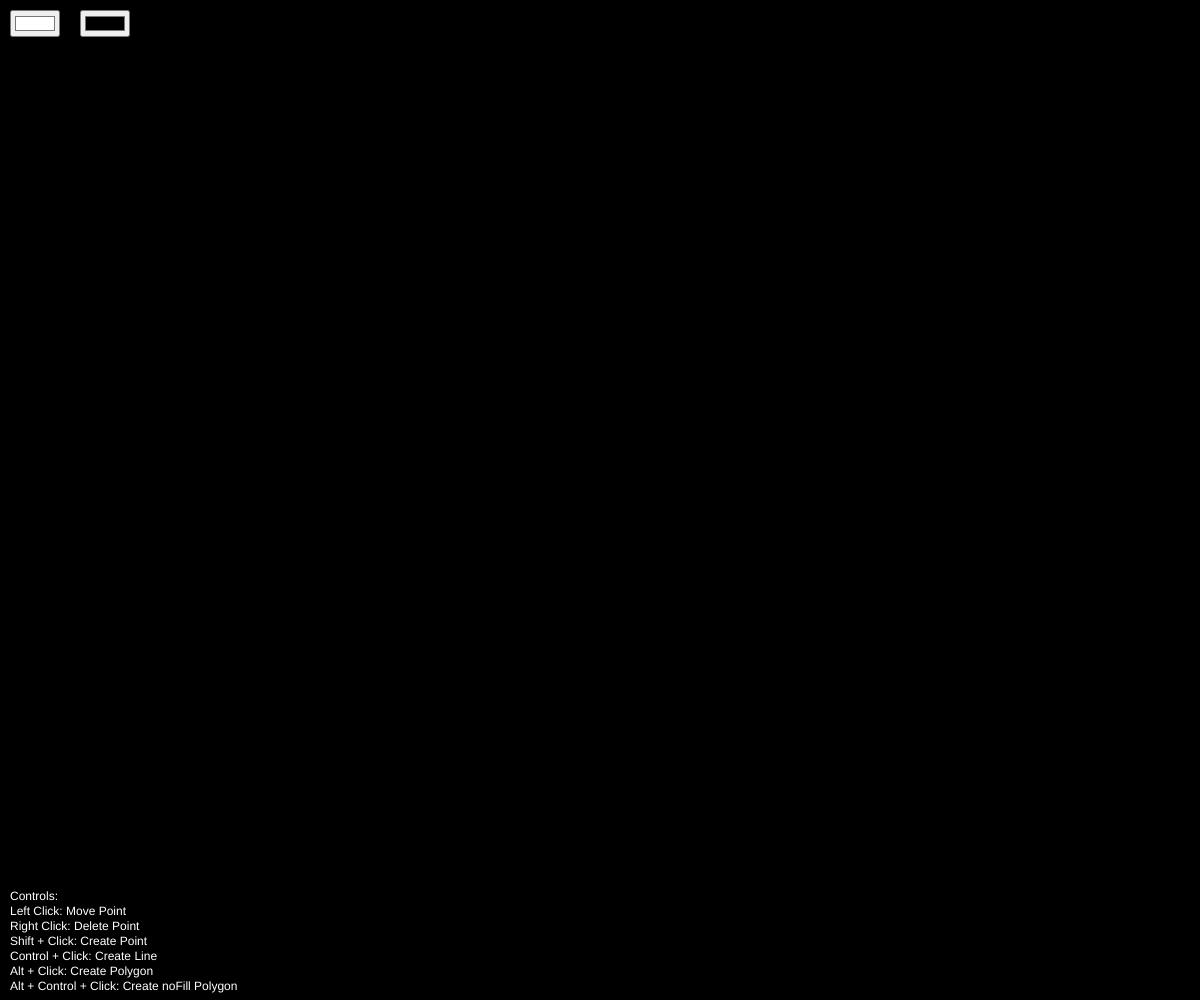
Frame 1 (no input)
Frame 60 (no input): identical to frame 1, image omitted
Frame 120 (the mouse pressed at the canvas centre since frame 60): identical to frame 1, image omitted

The p5.js sketch that drew this single still picture (run headless with seeded random() and noise() and a simulated clock; from frame 60 on, the mouse is pressed at the canvas centre):

// p5.js sketch
// ── sketch.js
let list = [];
let speed = 2;
let selectedPoint = null;
let selectedOrigin = null;
let distanceThreshhold = 10;
let lastLine = null;
let lastPolygon = null;
let colorPicker, backgroundClr;

addEventListener("contextmenu", (e) => {
  e.preventDefault();
  return false;
});

function setup() {
  createCanvas(windowWidth, windowHeight);
  colorPicker = createColorPicker("#ffffff");
  backgroundClr = createColorPicker("#000000");
  colorPicker.position(10, 10);
  backgroundClr.position(80, 10);
}

function draw() {
  speed = (mouseX / width) * 10;
  background(backgroundClr.color());
  list.forEach(function (obj) {
    obj.draw();
    // obj.move(random(-speed, speed), random(-speed, speed), true);
  });
  fill(255);
  noStroke();
  text(
    "Controls:\nLeft Click: Move Point\nRight Click: Delete Point\n" +
      "Shift + Click: Create Point\n" +
      "Control + Click: Create Line\n" +
      "Alt + Click: Create Polygon\n" +
      "Alt + Control + Click: Create noFill Polygon",
    10,
    height - 100
  );
}

//------------------------------------------------------------------------------

class Point {
  constructor(x, y) {
    this.x = x;
    this.y = y;
    this.color = colorPicker.color();
  }

  move(x, y, relative = false) {
    if (relative) {
      this.x += x;
      this.y += y;
    } else {
      this.x = x;
      this.y = y;
    }
  }

  setColor(color) {
    this.color = color;
  }

  draw() {
    this.x = wrap(this.x, width);
    this.y = wrap(this.y, height);

    stroke(this.color);
    strokeWeight(10);
    point(this.x, this.y);
  }
}

//------------------------------------------------------------------------------

class Line {
  constructor(pointList) {
    this.points = pointList;
    this.color = colorPicker.color();
  }

  move(x, y) {
    // this.start.move(x, y, true);
    // this.end.move(x, y, true);
  }

  setColor(color) {
    this.color = color;
  }

  draw() {
    if (this.points.length == 0) {
      var myIndex = list.indexOf(this);
      if (myIndex !== -1) {
        list.splice(myIndex, 1);
      }
    }

    stroke(this.color);
    noFill();
    strokeWeight(3);

    beginShape();
    for (let i = 0; i < this.points.length; i++) {
      vertex(this.points[i].x, this.points[i].y);
    }
    endShape();
  }
}

//------------------------------------------------------------------------------

class Polygon {
  constructor(pointList) {
    this.points = pointList;
    this.color = colorPicker.color();
    this.fill = true;
  }

  move(x, y) {
    // this.start.move(x, y, true);
    // this.end.move(x, y, true);
  }

  setColor(color) {
    this.color = color;
  }

  draw() {
    if (this.points.length == 0) {
      var myIndex = list.indexOf(this);
      if (myIndex !== -1) {
        list.splice(myIndex, 1);
      }
    }

    stroke(this.color);
    if (this.fill) fill(this.color);
    else noFill();
    strokeWeight(3);

    beginShape();
    for (let i = 0; i < this.points.length; i++) {
      vertex(this.points[i].x, this.points[i].y);
    }
    endShape(CLOSE);
  }
}

//------------------------------------------------------------------------------

function wrap(x, max) {
  x = x % max;
  return x < 0 ? max - x : x;
}

function mousePressed(event) {
  selectedPoint = null;
  // console.log(event);

  // poligono sem preenchimento
  if (event.altKey && event.ctrlKey) {
    lastLine = null;
    // console.log("Alt click");

    if (lastPolygon == null) {
      poly = new Polygon([new Point(mouseX, mouseY)]);
      poly.fill = false;
      list.push(poly);
      lastPolygon = poly;
    } else {
      lastPolygon.points.push(new Point(mouseX, mouseY));
    }

    return;
  }

  // Criar ponto
  if (event.shiftKey) {
    lastPolygon = null;
    lastLine = null;
    // console.log("Shift click");
    a = new Point(mouseX, mouseY);
    list.push(a);
    return;
  }

  // Criar Linha
  if (event.ctrlKey) {
    lastPolygon = null;
    // console.log("Control click");

    if (lastLine == null) {
      lines = new Line([new Point(mouseX, mouseY)]);
      list.push(lines);
      lastLine = lines;
    } else {
      lastLine.points.push(new Point(mouseX, mouseY));
    }
    return;
  }

  // Criar Poligono
  if (event.altKey) {
    lastLine = null;
    // console.log("Alt click");

    if (lastPolygon == null) {
      poly = new Polygon([new Point(mouseX, mouseY)]);
      list.push(poly);
      lastPolygon = poly;
    } else {
      lastPolygon.points.push(new Point(mouseX, mouseY));
    }

    return;
  }
  lastPolygon = null;
  lastLine = null;
  moveMouse();

  if (mouseButton === RIGHT && selectedOrigin != null) {
    var myIndex = selectedOrigin.indexOf(selectedPoint);
    if (myIndex !== -1) {
      selectedOrigin.splice(myIndex, 1);
    }
  }

  return false;
}

function mouseDragged() {
  if (selectedPoint != null) {
    selectedPoint.x = mouseX;
    selectedPoint.y = mouseY;
  }
}

function moveMouse() {
  let pnt = null;
  let org = null;
  let dst;

  // pnt = list[0];
  // dst = dist(mouseX, mouseY, pnt.x, pnt.y);

  list.forEach(function (obj) {
    if (obj instanceof Point) {
      let dst2 = (st = dist(mouseX, mouseY, obj.x, obj.y));
      if (dst2 < dst || pnt == null) {
        pnt = obj;
        dst = dst2;
        org = list;
      }
    } else {
      obj.points.forEach(function (obj2) {
        let dst2 = (st = dist(mouseX, mouseY, obj2.x, obj2.y));
        if (dst2 < dst || pnt == null) {
          pnt = obj2;
          dst = dst2;
          org = obj.points;
        }
      });
    }
  });

  if (dst < distanceThreshhold) {
    // console.log(pnt, dst);
    selectedPoint = pnt;
    selectedOrigin = org;
  } else {
    selectedPoint = null;
    selectedOrigin = null;
  }
}
